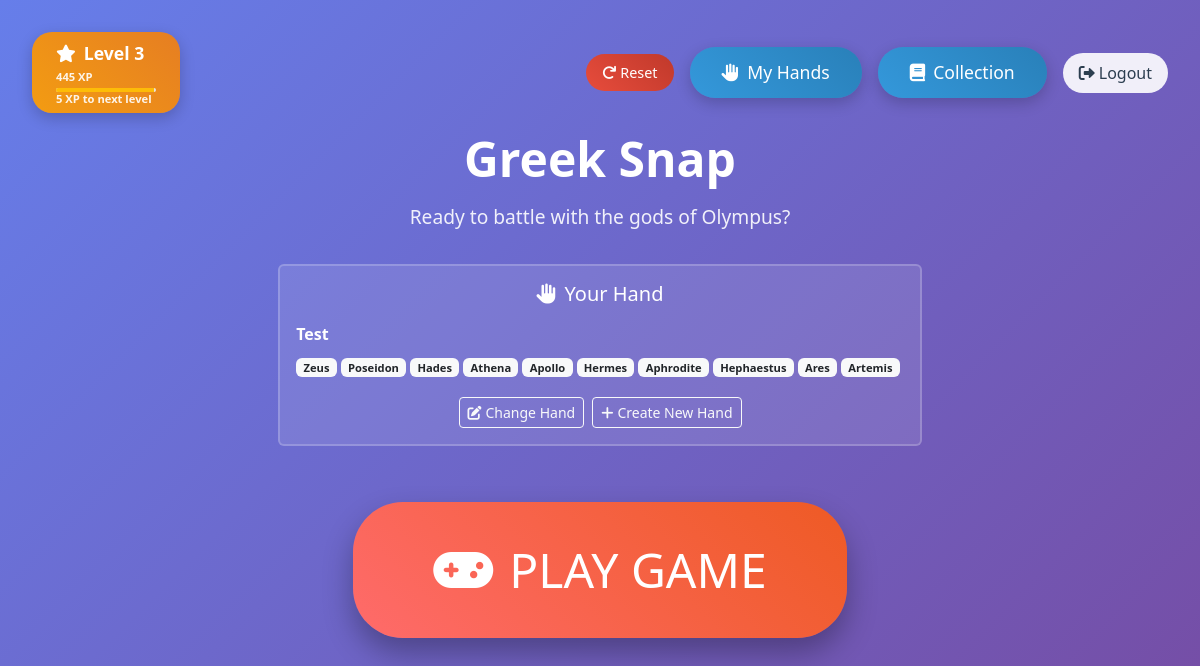
Before: / (signed in) with the older database file.
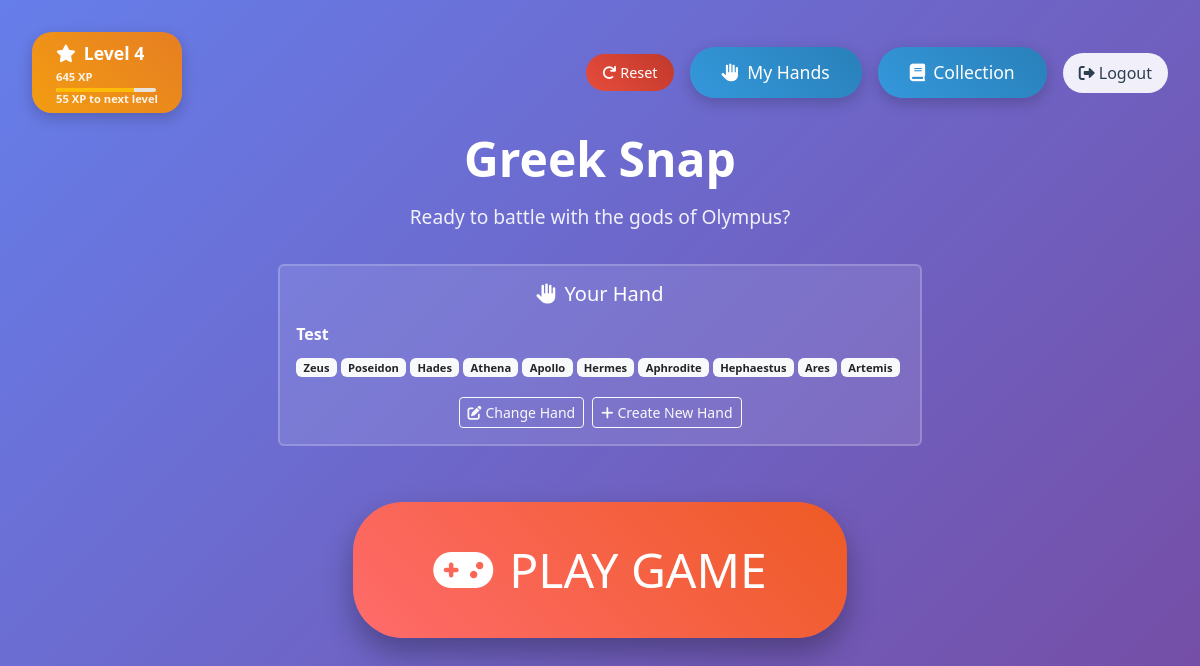
After: the same page with the newer database file.
### main.py (models this page shows)
class User(UserMixin, db.Model):
    __tablename__ = "users"
    id: Mapped[int] = mapped_column(Integer, primary_key=True)
    email: Mapped[str] = mapped_column(String(100), unique=True)
    password: Mapped[str] = mapped_column(String(100))
    date_of_signup: Mapped[Date] = mapped_column(Date)
    xp: Mapped[int] = mapped_column(Integer, default=0)  # XP points
    last_daily_win: Mapped[Date] = mapped_column(Date, nullable=True)  # Track daily win bonus
    misc1: Mapped[str] = mapped_column(String(100), nullable=True)
    misc2: Mapped[str] = mapped_column(String(100), nullable=True)
    misc3: Mapped[str] = mapped_column(String(100), nullable=True)
    collection = relationship("UserCollection", back_populates="user", uselist=False)

### main.py (the view, shortened to what this page needs)
@app.route('/')
def index():
    if current_user.is_authenticated:
        user_level = XPSystem.get_level_from_xp(current_user.xp)
        xp_for_next = XPSystem.get_xp_for_next_level(current_user.xp)
        progress = XPSystem.get_progress_to_next_level(current_user.xp)
        user_collection = UserCollection.query.filter_by(user_id=current_user.id).first()
        if user_collection and user_collection.unlocked_cards is not None:
            unlocked_cards = user_collection.unlocked_cards if isinstance(user_collection.unlocked_cards, list) else []
        else:
            unlocked_cards = []
        pending_rewards = XPSystem.get_pending_rewards(current_user.xp, unlocked_cards)
        from xp_system import LEVEL_REWARDS, LEVEL_XP_REQUIREMENTS
        card_id_to_name = {card['id']: card['name'] for card in CHARACTERS}
        return render_template('index.html',
                             user=current_user,
                             level=user_level,
                             xp=current_user.xp,
                             xp_for_next=xp_for_next,
                             progress=progress,
                             pending_rewards=pending_rewards,
                             level_rewards=LEVEL_REWARDS,
                             level_xp_requirements=LEVEL_XP_REQUIREMENTS,
                             card_id_to_name=card_id_to_name,
                             unlocked_cards=unlocked_cards)

### main.py (called while the page is built)
@login_manager.user_loader
def load_user(user_id):
    return db.get_or_404(User, user_id)

### xp_system.py (called while the page is built)
    @staticmethod
    def get_level_from_xp(xp):
        current_level = 1
        for level, required_xp in LEVEL_XP_REQUIREMENTS.items():
            if xp >= required_xp:
                current_level = level
            else:
                break
        return current_level

    @staticmethod
    def get_xp_for_next_level(current_xp):
        current_level = XPSystem.get_level_from_xp(current_xp)
        next_level = current_level + 1
        if next_level in LEVEL_XP_REQUIREMENTS:
            return LEVEL_XP_REQUIREMENTS[next_level] - current_xp
        else:
            return 0  # Max level reached

    @staticmethod
    def get_progress_to_next_level(current_xp):
        current_level = XPSystem.get_level_from_xp(current_xp)
        next_level = current_level + 1
        if next_level not in LEVEL_XP_REQUIREMENTS:
            return 100  # Max level reached
        current_level_xp = LEVEL_XP_REQUIREMENTS[current_level]
        next_level_xp = LEVEL_XP_REQUIREMENTS[next_level]
        xp_in_current_level = current_xp - current_level_xp
        xp_needed_for_next = next_level_xp - current_level_xp
        return min(100, (xp_in_current_level / xp_needed_for_next) * 100)

    @staticmethod
    def get_pending_rewards(user_xp, unlocked_cards):
        current_level = XPSystem.get_level_from_xp(user_xp)
        pending_rewards = []
        for level in range(1, current_level + 1):
            level_rewards = LEVEL_REWARDS.get(level, [])
            for card_id in level_rewards:
                if card_id not in unlocked_cards:
                    pending_rewards.append({
                        'level': level,
                        'card_id': card_id
                    })
        return pending_rewards

### templates/index.html (shortened to what this page needs)
<!DOCTYPE html>
<html lang="en">
<head>
    <link href="https://cdn.jsdelivr.net/npm/bootstrap@5.3.0/dist/css/bootstrap.min.css" rel="stylesheet">
    <link rel="stylesheet" href="{{ url_for('static', filename='css/style.css') }}">
    <link href="https://cdnjs.cloudflare.com/ajax/libs/font-awesome/6.0.0/css/all.min.css" rel="stylesheet">
</head>
<body>
    <div class="welcome-container">
        {% if user.is_authenticated %}
            <div class="top-bar">
                <div class="level-display {% if pending_rewards %}has-rewards{% endif %}"
                     onclick="showLevelRewards()"
                     style="position: relative;">
                    <i class="fas fa-star me-2"></i>Level {{ level }}
                    <div class="xp-info">
                        <small>{{ xp }} XP</small>
                        {% if xp_for_next > 0 %}
                            <div class="progress mt-1" style="height: 4px; width: 100px;">
                                <div class="progress-bar bg-warning" style="width: {{ progress }}%"></div>
                            </div>
                            <small>{{ xp_for_next }} XP to next level</small>
                        {% endif %}
                    </div>
                </div>
                <div class="top-controls">
                    <button class="reset-button" onclick="resetUser()" title="Reset all user data">
                        <i class="fas fa-redo me-1"></i>Reset
                    </button>
                    <a href="{{ url_for('create_hand') }}" class="collection-button">
                        <i class="fas fa-hand-paper me-2"></i>My Hands
                    </a>
                    <a href="{{ url_for('collection') }}" class="collection-button">
                        <i class="fas fa-book me-2"></i>Collection
                    </a>
                    <a href="{{ url_for('logout') }}" class="logout-button">
                        <i class="fas fa-sign-out-alt me-1"></i>Logout
                    </a>
                </div>
            </div>
            <div class="welcome-card">
                <h1 class="game-title">Greek Snap</h1>
                <p class="game-subtitle">Ready to battle with the gods of Olympus?</p>
                <div class="hand-selection-section mb-4">
                    <div class="card" style="background: rgba(255, 255, 255, 0.1); border: 2px solid rgba(255, 255, 255, 0.2);">
                        <div class="card-body">
                            <h5 class="text-white mb-3">
                                <i class="fas fa-hand-paper me-2"></i>Your Hand
                            </h5>
                            <div id="current-hand-display" class="mb-3">
                            </div>
                            <div class="d-flex gap-2 justify-content-center">
                                <button class="btn btn-outline-light btn-sm" onclick="showHandSelection()">
                                    <i class="fas fa-edit me-1"></i>Change Hand
                                </button>
                                <a href="{{ url_for('create_hand') }}" class="btn btn-outline-light btn-sm">
                                    <i class="fas fa-plus me-1"></i>Create New Hand
                                </a>
                            </div>
                        </div>
                    </div>
                </div>
                <div class="d-flex gap-3 justify-content-center">
                    <a href="{{ url_for('single_player_game') }}" class="big-play-button">
                        <i class="fas fa-gamepad me-3"></i>PLAY GAME
                    </a>
                </div>
            </div>
        {% endif %}
    </div>
</body>
</html>

### static/css/style.css (style rules this page uses)
body { background: #f8f9fa; min-height: 100vh; color: #333; }

### templates/index.html (style rules this page uses)
.welcome-container { min-height: 100vh; display: flex; align-items: center; justify-content: center; background: linear-gradient(135deg, #667eea 0%, #764ba2 100%); }
.welcome-card { text-align: center; }
.big-play-button { background: linear-gradient(45deg, #ff6b6b, #ee5a24); border: none; padding: 2rem 5rem; font-size: 3rem; border-radius: 50px; color: white; text-decoration: none; display: inline-block; transition: all 0.3s ease; box-shadow: 0 15px 30px rgba(0, 0, 0, 0.3); margin: 2rem 0; }
.collection-button { background: linear-gradient(45deg, #3498db, #2980b9); border: none; padding: 0.75rem 2rem; font-size: 1.1rem; border-radius: 25px; color: white; text-decoration: none; display: inline-block; transition: all 0.3s ease; box-shadow: 0 5px 15px rgba(0, 0, 0, 0.2); }
.game-title { color: white; font-size: 3rem; font-weight: bold; margin-bottom: 1rem; }
.game-subtitle { color: rgba(255, 255, 255, 0.9); font-size: 1.2rem; margin-bottom: 2rem; }
.level-display { background: linear-gradient(45deg, #f39c12, #e67e22); color: white; padding: 0.5rem 1.5rem; border-radius: 20px; font-weight: bold; font-size: 1.1rem; box-shadow: 0 5px 15px rgba(0, 0, 0, 0.2); cursor: pointer; transition: all 0.3s ease; }
.xp-info { margin-top: 0.25rem; font-size: 0.8rem; opacity: 0.9; }
.xp-info small { display: block; line-height: 1.2; }
.top-bar { position: absolute; top: 2rem; left: 2rem; right: 2rem; display: flex; justify-content: space-between; align-items: center; }
.logout-button { background: rgba(255, 255, 255, 0.9); border: none; padding: 0.5rem 1rem; border-radius: 20px; color: #2c3e50; text-decoration: none; transition: all 0.3s ease; }
.top-controls { display: flex; align-items: center; gap: 1rem; }
.reset-button { background: linear-gradient(45deg, #e74c3c, #c0392b); border: none; padding: 0.5rem 1rem; border-radius: 20px; color: white; text-decoration: none; transition: all 0.3s ease; font-size: 0.9rem; cursor: pointer; }

Changed rows visible on the page:
changed User: xp "445" → "645"
Other visible differences:
{{ level }}: "3" → "4"
{{ progress }}: 97.5 → 78.0 (drawn)
{{ xp_for_next }}: "5" → "55"
